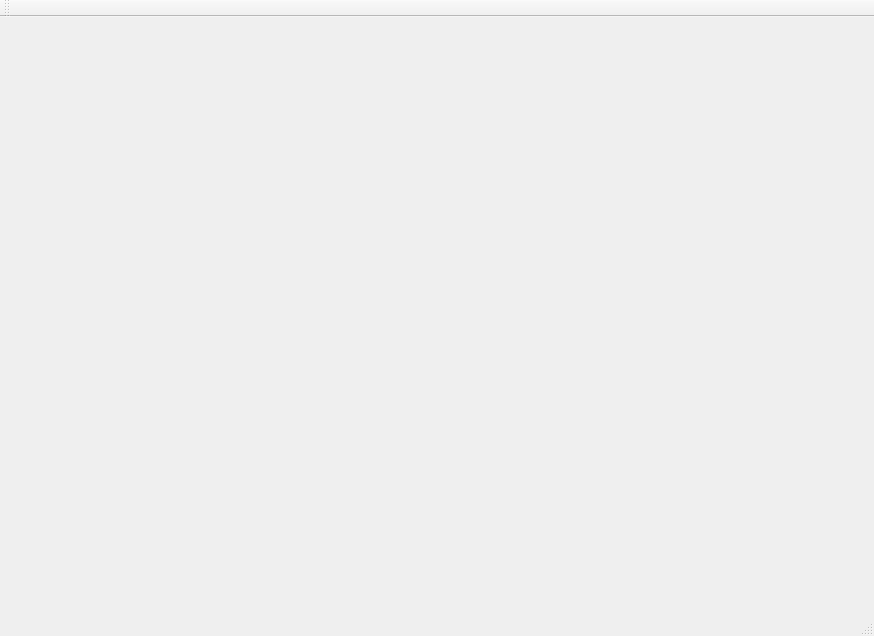
<?xml version="1.0" encoding="UTF-8"?>
<ui version="4.0">
 <class>MainWindowClass</class>
 <widget class="QMainWindow" name="MainWindowClass">
  <property name="geometry">
   <rect>
    <x>0</x>
    <y>0</y>
    <width>874</width>
    <height>636</height>
   </rect>
  </property>
  <property name="windowTitle">
   <string>MainWindow</string>
  </property>
  <widget class="QWidget" name="centralWidget"/>
  <widget class="QMenuBar" name="menuBar">
   <property name="geometry">
    <rect>
     <x>0</x>
     <y>0</y>
     <width>874</width>
     <height>23</height>
    </rect>
   </property>
  </widget>
  <widget class="QToolBar" name="mainToolBar">
   <attribute name="toolBarArea">
    <enum>TopToolBarArea</enum>
   </attribute>
   <attribute name="toolBarBreak">
    <bool>false</bool>
   </attribute>
  </widget>
  <widget class="QStatusBar" name="statusBar"/>
 </widget>
 <layoutdefault spacing="6" margin="11"/>
 <resources>
  <include location="MainWindow.qrc"/>
 </resources>
 <connections/>
</ui>
